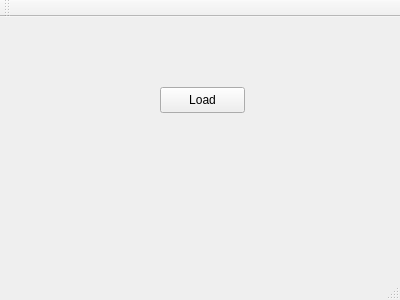
<?xml version="1.0" encoding="UTF-8"?>
<ui version="4.0">
 <class>MainWindow</class>
 <widget class="QMainWindow" name="MainWindow">
  <property name="geometry">
   <rect>
    <x>0</x>
    <y>0</y>
    <width>400</width>
    <height>300</height>
   </rect>
  </property>
  <property name="windowTitle">
   <string>MainWindow</string>
  </property>
  <widget class="QWidget" name="centralWidget">
   <widget class="QPushButton" name="pushButton">
    <property name="geometry">
     <rect>
      <x>160</x>
      <y>70</y>
      <width>85</width>
      <height>26</height>
     </rect>
    </property>
    <property name="text">
     <string>Load</string>
    </property>
   </widget>
  </widget>
  <widget class="QMenuBar" name="menuBar">
   <property name="geometry">
    <rect>
     <x>0</x>
     <y>0</y>
     <width>400</width>
     <height>25</height>
    </rect>
   </property>
  </widget>
  <widget class="QToolBar" name="mainToolBar">
   <attribute name="toolBarArea">
    <enum>TopToolBarArea</enum>
   </attribute>
   <attribute name="toolBarBreak">
    <bool>false</bool>
   </attribute>
  </widget>
  <widget class="QStatusBar" name="statusBar"/>
 </widget>
 <layoutdefault spacing="6" margin="11"/>
 <resources/>
 <connections/>
</ui>
